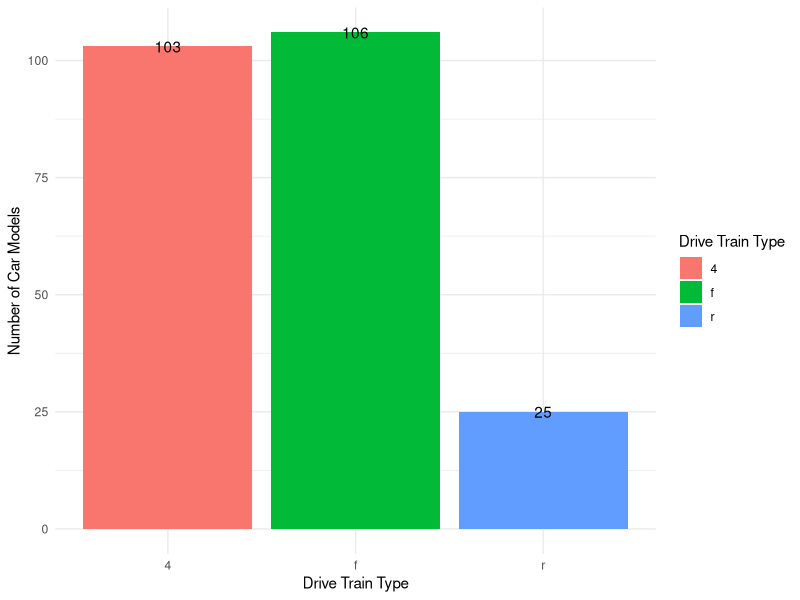
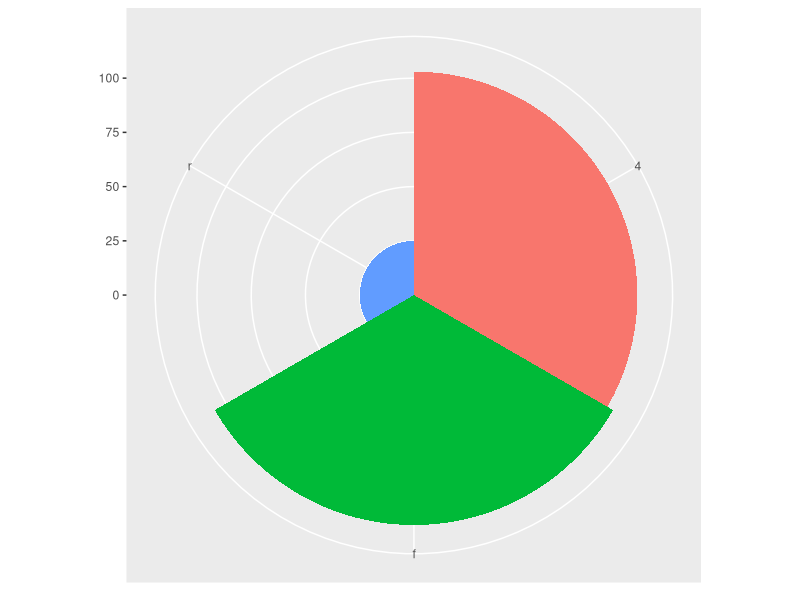
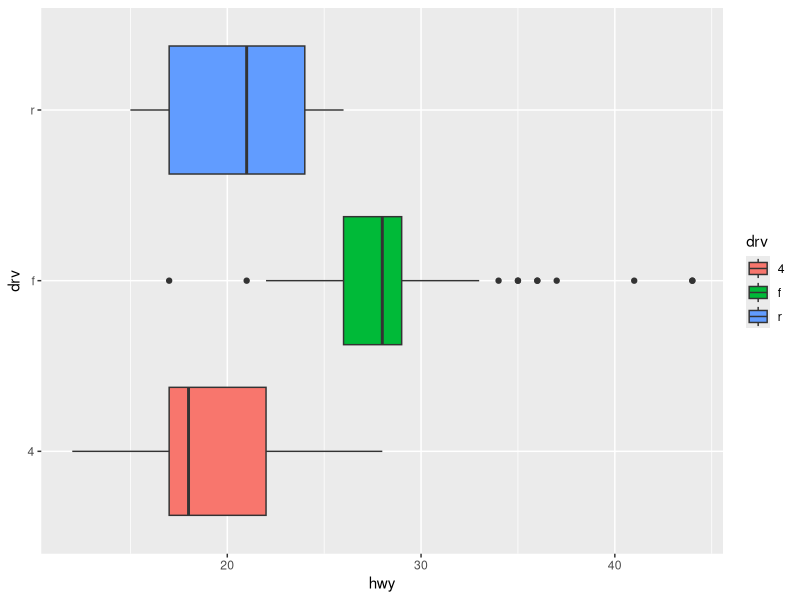
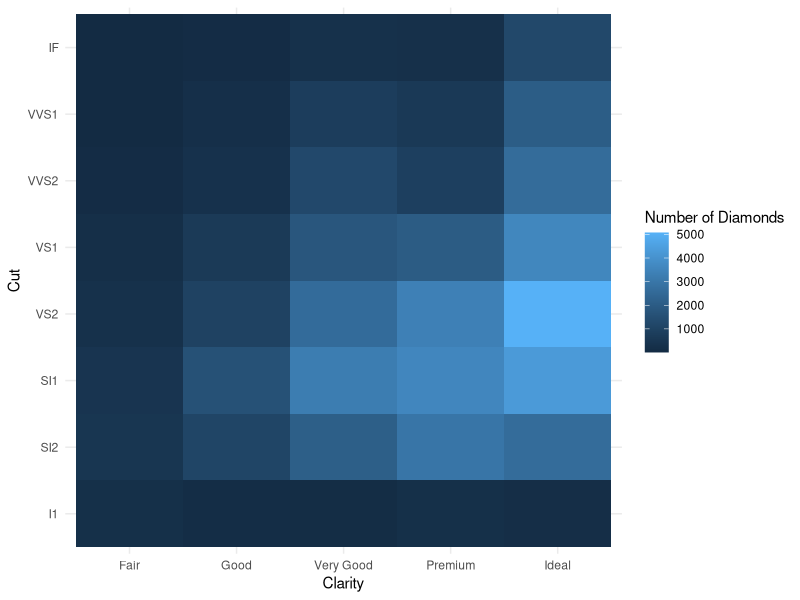
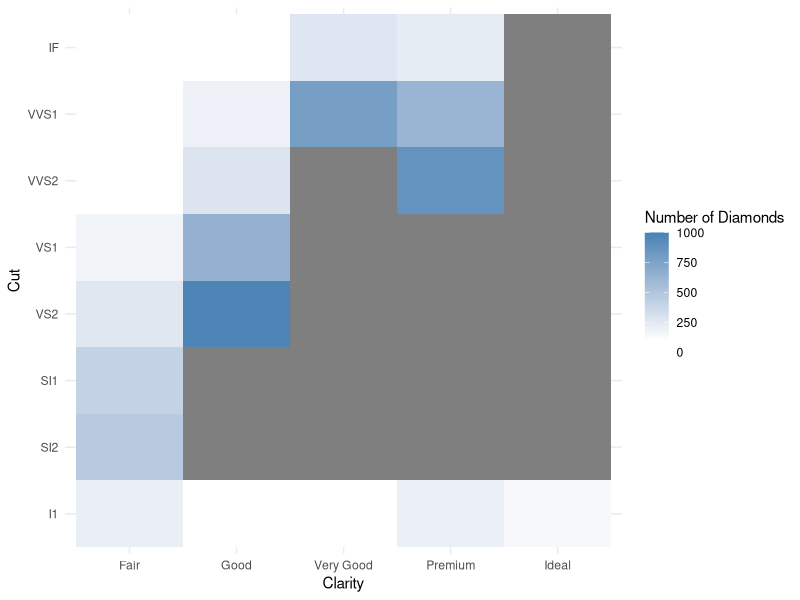
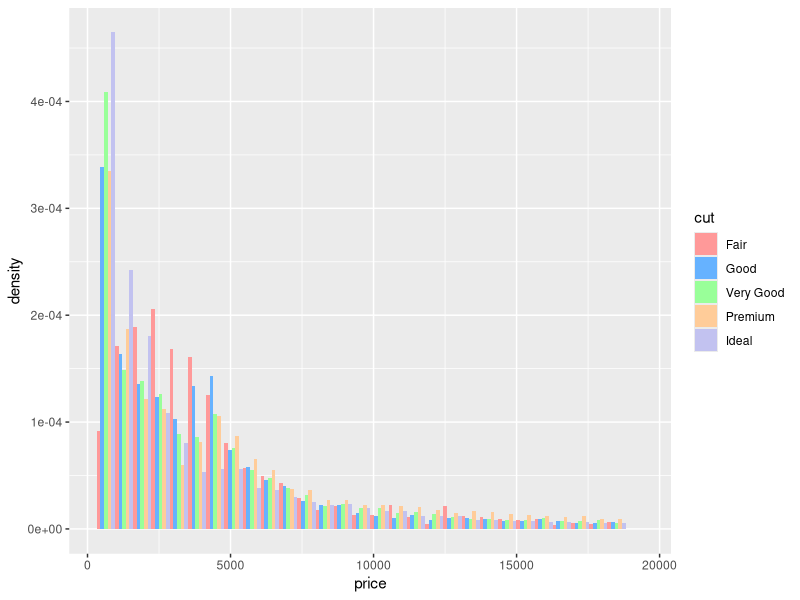
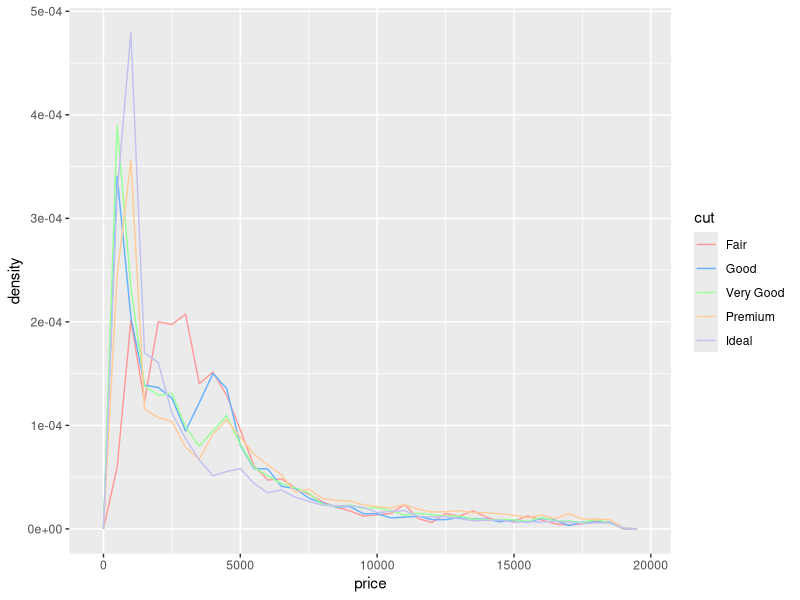
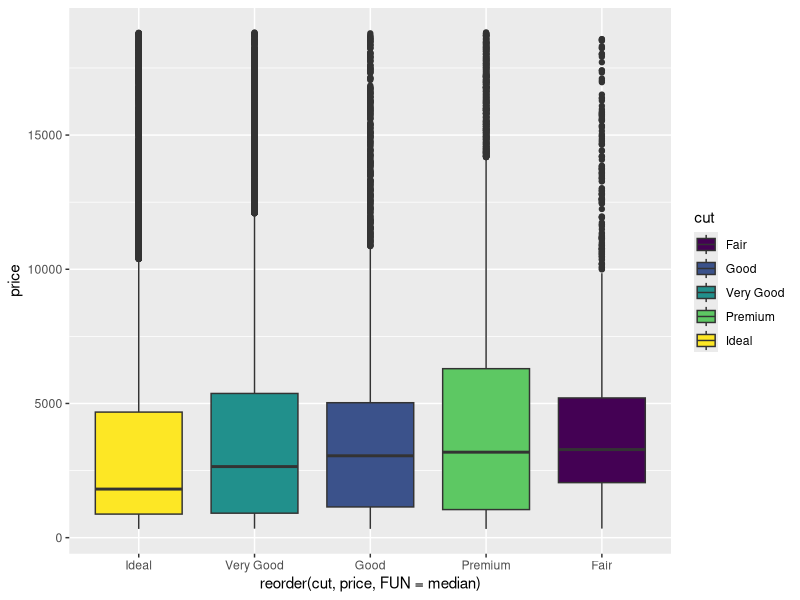

Reproduce these figures in R, in order.
## ---- chunk 1
# install the tidyverse package first if you have not done it yet.
#install.packages("tidyverse") # you can comment out this line after you have installed `tidyverse`

library(tidyverse) # for the `ggplot2` package
## ---- chunk 2
?mpg
dim(mpg)  # dimension of the table
names(mpg)  # list the variables in mpg
str(mpg)  # list the structures in mpg
glimpse(mpg) # get a glimpse of the mpg data
## ---- chunk 3
ggplot(data = mpg, aes(x = drv, fill = drv)) +
  geom_bar() +
  stat_count(aes(label = ..count..), geom = "text") +
  labs(x = "Drive Train Type", y = "Number of Car Models", fill = "Drive Train Type") +
  theme_minimal()
## ---- chunk 4
library(gridExtra)
bar <- ggplot(data = mpg) +
  geom_bar(mapping = aes(x = drv, fill = drv), show.legend = F, width = 1) + 
  theme(aspect.ratio = 1) + 
  labs(x = NULL, y = NULL) 
plot2 <- bar + coord_polar()
plot2
## ---- chunk 5
ggplot(data = mpg) +
  geom_boxplot(mapping = aes(x = drv, y = hwy, fill = drv)) + 
  coord_flip()
## ---- chunk 6
?diamonds
dim(diamonds)  # dimension of the table
diamonds # print/view diamonds
str(diamonds)  # list the structures in diamonds
glimpse(diamonds) # get a glimpse of the data
## ---- chunk 7
ggplot(data = count(x = diamonds, cut, clarity)) +
  geom_tile(mapping = aes(x = cut, y = clarity, fill = n)) +
  labs(x = "Clarity", y = "Cut", fill = "Number of Diamonds") +
  theme_minimal() 
## ---- chunk 8
ggplot(data = count(x = diamonds, cut, clarity)) +
  geom_tile(mapping = aes(x = cut, y = clarity, fill = n)) +
  scale_fill_gradient2(low = "white", high = "steelblue", mid = "white", midpoint = 100, limit = c(0, 1000), space = "Lab") +
  labs(x = "Clarity", y = "Cut", fill = "Number of Diamonds") +
  theme_minimal() +
  labs(x = "Clarity", y = "Cut", fill = "Number of Diamonds") +
  theme_minimal() 
## ---- chunk 9
ggplot(data = diamonds) +
  geom_histogram(mapping = aes(x = price, y = after_stat(density), fill = cut), alpha = 1, position = "dodge") + 
  scale_fill_manual(values = c("#FF9999", "#66B2FF", "#99FF99", "#FFCC99", "#c2c2f0"))
## ---- chunk 10
ggplot(data = diamonds) + 
  geom_freqpoly(mapping = aes(x = price, y = after_stat(density), color = cut), binwidth = 500) + 
    scale_color_manual(values = c("#FF9999", "#66B2FF", "#99FF99", "#FFCC99", "#c2c2f0"))
## ---- chunk 11
ggplot(data = diamonds) +
      geom_boxplot(mapping = aes(x = reorder(cut, price, FUN = median), y = price, fill = cut))
## ---- chunk 12
ggplot(data = diamonds) +
      geom_violin(mapping = aes(x = reorder(cut, price, FUN = median), y = price, fill = cut))
